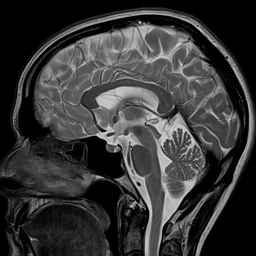
#> input picture MIAP_HW3_402200191/Answers/Q1/image_anisotropic.png, 256 x 256 px, shrunk from 900 x 900 before the run
$ jupyter execute Q1.ipynb
#> lines starting #> are read from the running program, lines starting #| are printed output that depends on the picture
[cell 1]
import numpy as np
import cv2 as cv
from matplotlib import pyplot as plt
from skimage.metrics import structural_similarity as ssim
from skimage.metrics import peak_signal_noise_ratio as psnr

## Here I wrote code for ADF

[cell 2]
def anisotropicFilter(img1, numIter, conEff, lam,option):
    img = np.copy(img1)
    H, W = img.shape
    for i in range(numIter):
        denoisedImg = np.zeros([H+2, W+2]).astype('uint8')
        denoisedImg[1:H+1, 1:W+1] = img
        deltaUp = denoisedImg[0:H, 1:W+1] - img
        deltaDown = denoisedImg[2:H+2, 1:W+1] - img
        deltaRight = denoisedImg[1:H+1, 2:W+2] - img
        deltaLeft = denoisedImg[1:H+1, 0:H] - img
        kappa = conEff
        if option == 1:
            cN = np.exp(-(deltaUp / kappa) ** 2)
            cS = np.exp(-(deltaDown / kappa) ** 2)
            cE = np.exp(-(deltaRight / kappa) ** 2)
            cW = np.exp(-(deltaLeft / kappa) ** 2)
        elif option == 2:
            cN = 1 / (1 + (deltaUp / kappa) ** 2)
            cS = 1 / (1 + (deltaDown / kappa) ** 2)
            cE = 1 / (1 + (deltaRight / kappa) ** 2)
            cW = 1 / (1 + (deltaLeft / kappa) ** 2)
        img = img + lam * (cN * deltaUp + cS * deltaDown + cE * deltaRight + cW * deltaLeft)

    return img

## Importing and adding noise to image

[cell 3]
img=cv.imread('image_anisotropic.png',0)
#> img is the input picture: shape (256, 256); min 0, max 224, mean 55.3
imgNormalized = img.astype(np.float32) / 255
mean = 0.05
variance = 0.01
noise = np.random.normal(mean, np.sqrt(variance), img.shape)

noisyImg = imgNormalized + noise
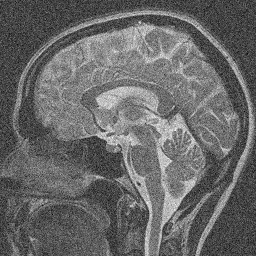
#> noisyImg: shape (256, 256) float64; min -0.365, max 1.17, mean 0.266; drawn with min black and max white
noisyImg = np.clip(noisyImg, 0, 1)
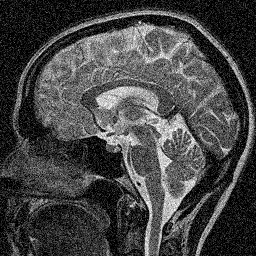
#> noisyImg: shape (256, 256) float64; min 0, max 1, mean 0.273
noisyImg = (noisyImg * 255).astype(np.uint8)

plt.figure(figsize=(10, 5))

plt.subplot(1, 2, 1)
plt.imshow(img, cmap='gray')
plt.title('Original Image')
plt.axis('off')

plt.subplot(1, 2, 2)
plt.imshow(noisyImg, cmap='gray')
plt.title('Noisy Image')
plt.axis('off')

plt.show()
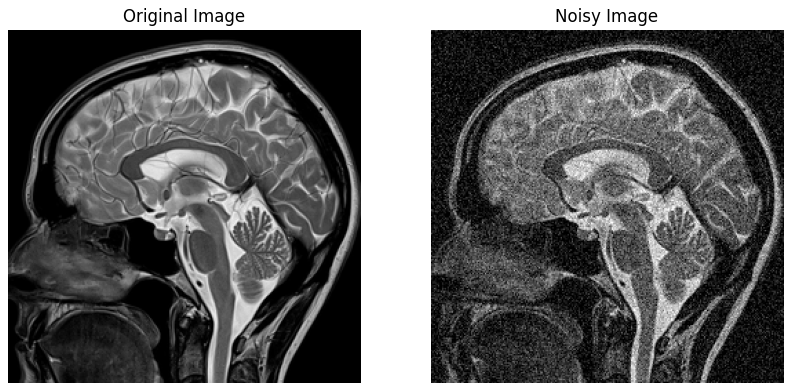
#> figure drawn by matplotlib, 2 panels

## In this part I finding the best hyperparameters based on PNSR and SSIM
## Option 1

[cell 4]
from skimage.metrics import structural_similarity as ssim
from skimage.metrics import peak_signal_noise_ratio as psnr
ssims = []
PSNR = []
coeffValues = []
lambdas = np.arange(0.05, 0.2, 0.05)
nIter = 20
option = 1

for lambd in lambdas:
    ssims_lambda = []
    PSNR_lambda = []
    coeffValues = []

    for coeff in range(20, 105, 5):
        coeffValues.append(coeff)
        anisoImDenoised = anisotropicFilter(noisyImg, nIter, coeff, lambd, option)
        ssimScore = ssim(anisoImDenoised, img, data_range=img.max() - img.min())
        PSNRScore = psnr(anisoImDenoised / np.max(anisoImDenoised), img / np.max(img))
        ssims_lambda.append(ssimScore)
        PSNR_lambda.append(PSNRScore)

    ssims.append(ssims_lambda)
    PSNR.append(PSNR_lambda)
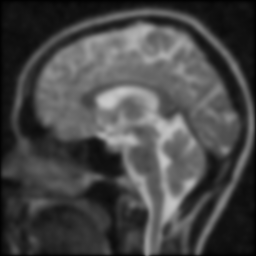
#> anisoImDenoised: shape (256, 256) float64; min 0.052, max 201.3, mean 70.7
#> after the loop, PSNR = 4 items; ssims = 4 items

for i, lambd in enumerate(lambdas):
    plt.figure(figsize=(12, 6))
    plt.subplot(1, 2, 1)
    plt.plot(coeffValues, ssims[i])
    plt.title(f'SSIM for lambda={lambd}')
    plt.xlabel('Conduction Coefficients')
    plt.ylabel('SSIM Score')

    plt.subplot(1, 2, 2)
    plt.plot(coeffValues, PSNR[i])
    plt.title(f'PSNR for lambda={lambd}')
    plt.xlabel('Conduction Coefficients')
    plt.ylabel('PSNR Score')

    plt.show()
#> this loop made 4 passes
#> pass 1, `plt.show()`:
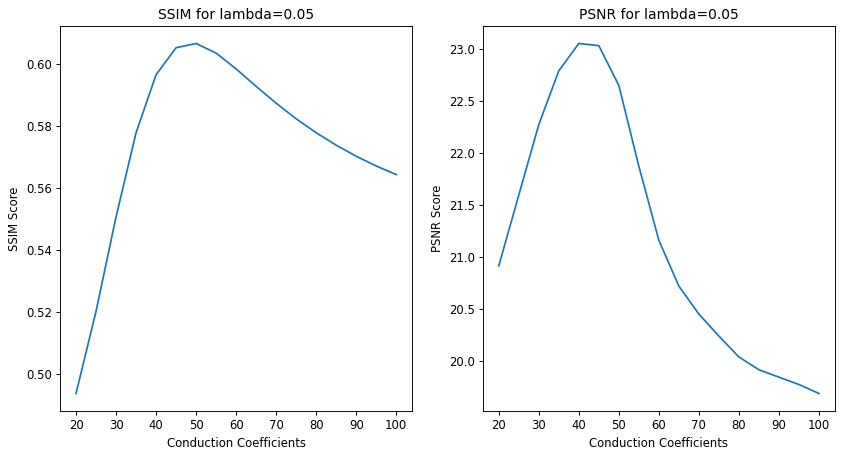
#> figure drawn by matplotlib, 2 panels; panel 1: curve peaks at x = 50, y = 0.607; panel 2: curve peaks at x = 40, y = 23.06
#> pass 2, `plt.show()`:
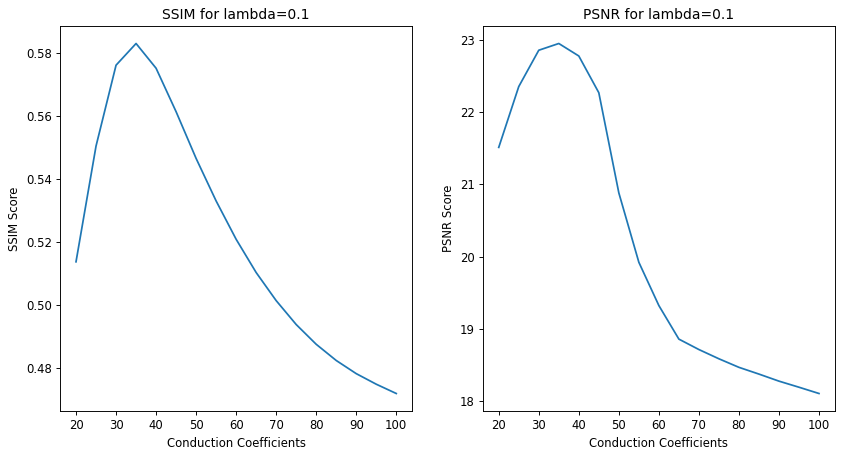
#> figure drawn by matplotlib, 2 panels; panel 1: curve peaks at x = 35, y = 0.583; panel 2: curve peaks at x = 35, y = 22.95

[cell 5]
max_ssim_index = np.unravel_index(np.argmax(ssims), np.array(ssims).shape)
#> max_ssim_index = (0, 6)
max_ssim_lambda = lambdas[max_ssim_index[0]]
#> max_ssim_lambda = 0.05
max_ssim_coeff = coeffValues[max_ssim_index[1]]
#> max_ssim_coeff = 50
max_ssim_value = ssims[max_ssim_index[0]][max_ssim_index[1]]
#> max_ssim_value = 0.607

print(f"Maximum SSIM value: {max_ssim_value:.2f}")
#| Maximum SSIM value: 0.61
print(f"Related lambda: {max_ssim_lambda:.2f}")
#| Related lambda: 0.05
print(f"Related coefficient: {max_ssim_coeff}")
#| Related coefficient: 50
max_psnr_index = np.unravel_index(np.argmax(PSNR), np.array(PSNR).shape)
#> max_psnr_index = (0, 4)
max_psnr_lambda = lambdas[max_psnr_index[0]]
#> max_psnr_lambda = 0.05
max_psnr_coeff = coeffValues[max_psnr_index[1]]
#> max_psnr_coeff = 40
max_psnr_value = PSNR[max_psnr_index[0]][max_psnr_index[1]]
#> max_psnr_value = 23.06

print(f"Maximum PSNR value: {max_psnr_value:.2f}")
#| Maximum PSNR value: 23.06
print(f"Related lambda: {max_psnr_lambda:.2f}")
#| Related lambda: 0.05
print(f"Related coefficient: {max_psnr_coeff}")
#| Related coefficient: 40

## the best denoised images based on the best hyperparameters

[cell 6]
bestDenoisedPNSR1=anisotropicFilter(noisyImg, 20, 40, 0.1, 1)
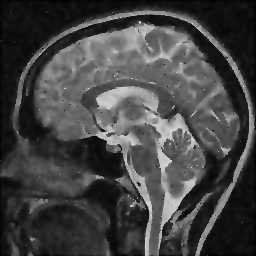
#> bestDenoisedPNSR1: shape (256, 256) float64; min 0.689, max 248.6, mean 68.2
bestDenoisedSSIM1=anisotropicFilter(noisyImg, 20, 60, 0.05, 1)
plt.figure(figsize=(10, 5))
plt.subplot(1, 3, 1)
plt.imshow(img, cmap='gray')
plt.title('Original Image')
plt.axis('off')

plt.subplot(1, 3, 2)
plt.imshow(bestDenoisedPNSR1, cmap='gray')
plt.title('Best Denoised Image (PSNR)')
plt.axis('off')

plt.subplot(1, 3, 3)
plt.imshow(bestDenoisedSSIM1, cmap='gray')
plt.title('Best Denoised Image (SSIM)')
plt.axis('off')

plt.show()

## In this part I finding the best hyperparameters based on PNSR and SSIM
## Option 2

[cell 7]
ssims = []
PSNR = []
coeffValues = []
lambdas = np.arange(0.05, 0.2, 0.05)
nIter = 20
option = 2

for lambd in lambdas:
    ssims_lambda = []
    PSNR_lambda = []
    coeffValues = []

    for coeff in range(20, 105, 5):
        coeffValues.append(coeff)
        anisoImDenoised = anisotropicFilter(noisyImg, nIter, coeff, lambd, option)
        ssimScore = ssim(anisoImDenoised, img, data_range=img.max() - img.min())
        PSNRScore = psnr(anisoImDenoised / np.max(anisoImDenoised), img / np.max(img))
        ssims_lambda.append(ssimScore)
        PSNR_lambda.append(PSNRScore)

    ssims.append(ssims_lambda)
    PSNR.append(PSNR_lambda)

for i, lambd in enumerate(lambdas):
    plt.figure(figsize=(12, 6))
    plt.subplot(1, 2, 1)
    plt.plot(coeffValues, ssims[i])
    plt.title(f'SSIM for lambda={lambd}')
    plt.xlabel('Conduction Coefficients')
    plt.ylabel('SSIM Score')

    plt.subplot(1, 2, 2)
    plt.plot(coeffValues, PSNR[i])
    plt.title(f'PSNR for lambda={lambd}')
    plt.xlabel('Conduction Coefficients')
    plt.ylabel('PSNR Score')

    plt.show()
#> this loop made 4 passes
#> pass 1, `plt.show()`:
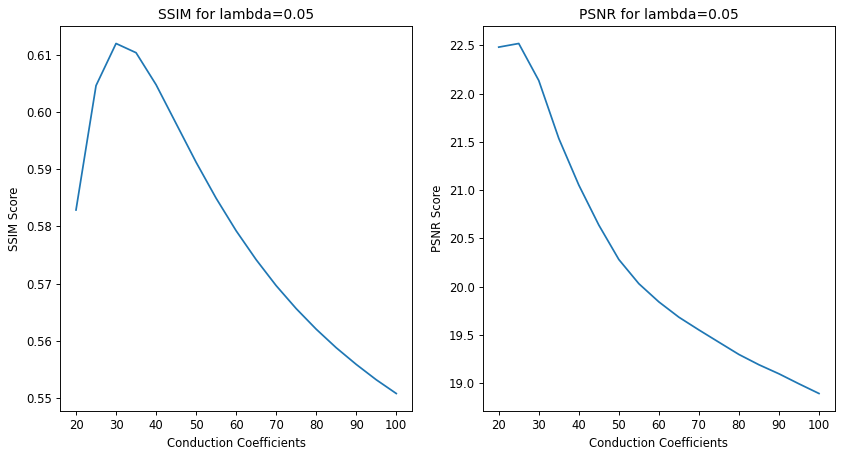
#> figure drawn by matplotlib, 2 panels; panel 1: curve peaks at x = 30, y = 0.612; panel 2: curve peaks at x = 25, y = 22.52
#> pass 2, `plt.show()`:
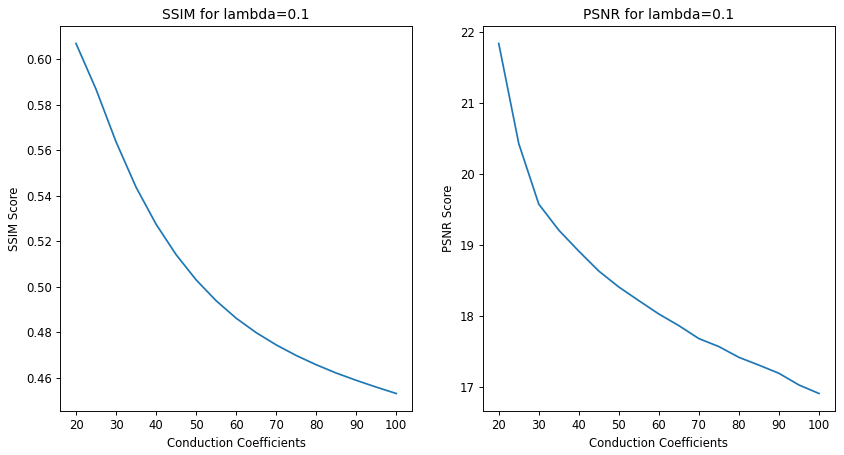
#> figure drawn by matplotlib, 2 panels; panel 1: curve peaks at x = 20, y = 0.607; panel 2: curve peaks at x = 20, y = 21.84

[cell 8]
max_ssim_index = np.unravel_index(np.argmax(ssims), np.array(ssims).shape)
#> max_ssim_index = (0, 2)
max_ssim_lambda = lambdas[max_ssim_index[0]]
max_ssim_coeff = coeffValues[max_ssim_index[1]]
#> max_ssim_coeff = 30
max_ssim_value = ssims[max_ssim_index[0]][max_ssim_index[1]]
#> max_ssim_value = 0.612

print(f"Maximum SSIM value: {max_ssim_value:.2f}")
#| Maximum SSIM value: 0.61
print(f"Related lambda: {max_ssim_lambda:.2f}")
#| Related lambda: 0.05
print(f"Related coefficient: {max_ssim_coeff}")
#| Related coefficient: 30
max_psnr_index = np.unravel_index(np.argmax(PSNR), np.array(PSNR).shape)
#> max_psnr_index = (0, 1)
max_psnr_lambda = lambdas[max_psnr_index[0]]
max_psnr_coeff = coeffValues[max_psnr_index[1]]
#> max_psnr_coeff = 25
max_psnr_value = PSNR[max_psnr_index[0]][max_psnr_index[1]]
#> max_psnr_value = 22.52

print(f"Maximum PSNR value: {max_psnr_value:.2f}")
#| Maximum PSNR value: 22.52
print(f"Related lambda: {max_psnr_lambda:.2f}")
#| Related lambda: 0.05
print(f"Related coefficient: {max_psnr_coeff}")
#| Related coefficient: 25

# Best denoised images

[cell 9]
bestDenoisedPNSR2=anisotropicFilter(noisyImg, 20, 25, 0.05, 1)
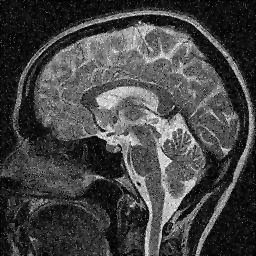
#> bestDenoisedPNSR2: shape (256, 256) float64; min 0.000988, max 255, mean 69
bestDenoisedSSIM2=anisotropicFilter(noisyImg, 20, 45, 0.05, 2)
plt.figure(figsize=(10, 5))
plt.subplot(1, 3, 1)
plt.imshow(img, cmap='gray')
plt.title('Original Image')
plt.axis('off')

plt.subplot(1, 3, 2)
plt.imshow(bestDenoisedPNSR2, cmap='gray')
plt.title('Best Denoised Image (PSNR)')
plt.axis('off')

plt.subplot(1, 3, 3)
plt.imshow(bestDenoisedSSIM2, cmap='gray')
plt.title('Best Denoised Image (SSIM)')
plt.axis('off')

plt.show()

## saving the best images by comparing outputs of two options

[cell 10]
cv.imwrite('bestDenoisedPNSR.png', bestDenoisedPNSR1)
cv.imwrite('bestDenoisedSSIM.png', bestDenoisedSSIM1)
#> Out = True
